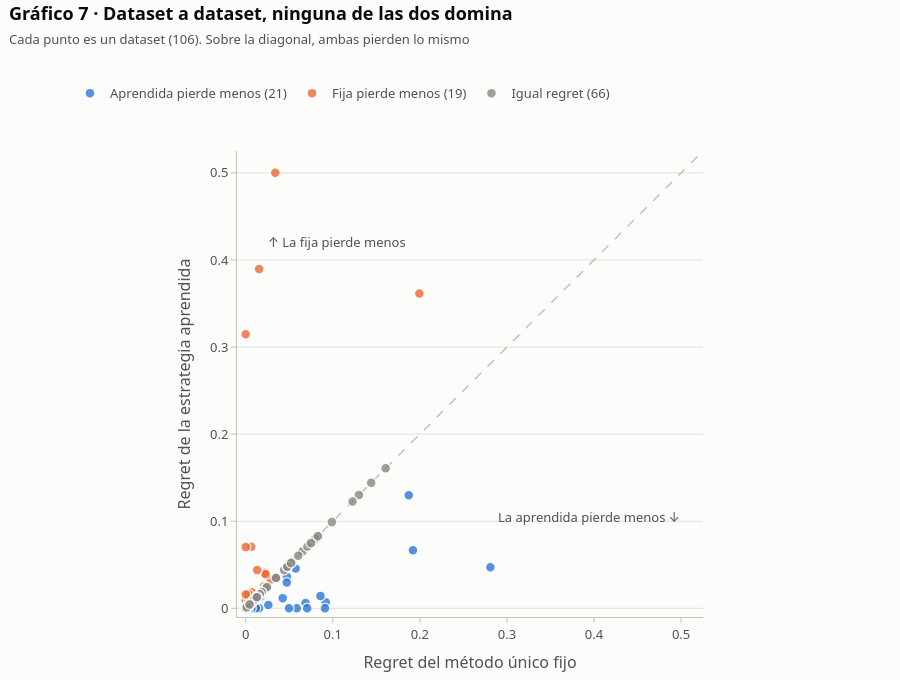

Source (notebook cell):
### Markdown cell above
**Gráfico 7 — ¿Ganan en los mismos datasets?** Compara, dataset a dataset, lo que pierden la
aprendida y la fija. Los puntos sobre la diagonal son empates; por debajo gana la aprendida,
por encima la fija. Un empate en la media podría esconder que cada una gana en datasets
distintos: este gráfico lo muestra.

### Code cell
ancho = OUT0.pivot(index="dataset", columns="estrategia", values="regret")
ancho = ancho.join(OUT0.drop_duplicates("dataset").set_index("dataset")[["discriminating"]])
a, b = ancho["Aprendida (Layer 2)"], ancho["Método único fijo"]
ancho["resultado"] = np.select([np.isclose(a, b), a < b, a > b],
                               ["Igual regret", "Aprendida pierde menos", "Fija pierde menos"],
                               default="Igual regret")
conteo = ancho.resultado.value_counts()
colores = {"Aprendida pierde menos": AZUL, "Fija pierde menos": NARANJA,
           "Igual regret": TINTA_3}
tope = float(max(a.max(), b.max())) * 1.05

fig = go.Figure()
fig.add_scatter(x=[0, tope], y=[0, tope], mode="lines", showlegend=False, hoverinfo="skip",
                line=dict(color=EJE, width=1.5, dash="dash"))
for resultado, color in colores.items():
    sub = ancho[ancho.resultado == resultado]
    fig.add_scatter(
        x=sub["Método único fijo"], y=sub["Aprendida (Layer 2)"], mode="markers",
        name=f"{resultado} ({conteo.get(resultado, 0)})",
        marker=dict(color=color, size=10, opacity=0.8, line=dict(width=1.5, color=FONDO)),
        customdata=sub.index,
        hovertemplate="<b>%{customdata}</b><br>Fija: %{x:.3f}<br>Aprendida: %{y:.3f}<extra></extra>")
fig.add_annotation(x=tope * 0.75, y=tope * 0.2, text="La aprendida pierde menos ↓",
                   showarrow=False, font=dict(color=TINTA_2))
fig.add_annotation(x=tope * 0.2, y=tope * 0.8, text="↑ La fija pierde menos",
                   showarrow=False, font=dict(color=TINTA_2))
fig.update_xaxes(title="Regret del método único fijo", range=[-0.01, tope], showgrid=True,
                 gridcolor=REJILLA, constrain="domain")
fig.update_yaxes(title="Regret de la estrategia aprendida", range=[-0.01, tope],
                 scaleanchor="x", scaleratio=1, constrain="domain")
estilo(fig, "Gráfico 7 · Dataset a dataset, ninguna de las dos domina",
       f"Cada punto es un dataset ({len(ancho)}). Sobre la diagonal, ambas pierden lo mismo",
       alto=680).show()

### Figure 1 — Plotly figure (JSON) as saved in the notebook; plotly's stock layout.template omitted (floating-point values rounded to 4 significant figures)
{"data": [{"hoverinfo": "skip", "line": {"color": "#c3c2b7", "dash": "dash", "width": 1.5}, "mode": "lines", "showlegend": false, "type": "scatter", "x": [0, 0.5252], "y": [0, 0.5252]}, {"customdata": ["appendicitis", "bank-marketing", "blood-transfusion-service-center", "breast_cancer", "car", "churn", "climate-model-simulation-crashes", "concrete_compressive_strength", "connect-4", "credit-g", "fifa", "jungle_chess_2pcs_raw_endgame_complete", "kin8nm", "kings_county", "miami_housing", "nomao", "qsar-biodeg", "schizo", "space_ga", "wave_energy", "wilt"], "hovertemplate": "<b>%{customdata}</b><br>Fija: %{x:.3f}<br>Aprendida: %{y:.3f}<extra></extra>", "marker": {"color": "#2a78d6", "line": {"color": "#fcfcfb", "width": 1.5}, "opacity": 0.8, "size": 10}, "mode": "markers", "name": "Aprendida pierde menos (21)", "type": "scatter", "x": [0.05735, 0.04252, 0.05863, 0.04733, 0.09193, 0.01683, 0.281, 0.01449, 0.09104, 0.04714, 0.0153, 0.06869, 0.1872, 0.01164, 0.006497, 0.003233, 0.02596, 0.08585, 0.04972, 0.192, 0.07057], "y": [0.04559, 0.01167, 0.0, 0.03613, 0.007051, 0.01355, 0.04708, 0.0, 0.0, 0.02952, 0.0, 0.006208, 0.1299, 0.0, 0.0, 0.0, 0.00369, 0.01425, 0.0, 0.06664, 0.0]}, {"customdata": ["QSAR_fish_toxicity", "airfoil_self_noise", "auction_verification", "brazilian_houses", "cmc", "diamonds", "ecoli", "energy_efficiency", "jm1", "lymphography", "mux6", "naval_propulsion_plant", "new_thyroid", "sarcos", "splice", "student_performance_por", "superconductivity", "wall-robot-navigation", "white_wine"], "hovertemplate": "<b>%{customdata}</b><br>Fija: %{x:.3f}<br>Aprendida: %{y:.3f}<extra></extra>", "marker": {"color": "#eb6834", "line": {"color": "#fcfcfb", "width": 1.5}, "opacity": 0.8, "size": 10}, "mode": "markers", "name": "Fija pierde menos (19)", "type": "scatter", "x": [0.006935, 0.0, 0.0, 0.03392, 0.02881, 0.0009999, 0.02069, 0.0, 0.02185, 0.1994, 0.01538, 0.003582, 0.02286, 0.0125, 0.003173, 0.0132, 0.0, 0.006355, 0.0], "y": [0.01834, 0.0096, 0.3148, 0.5001, 0.03308, 0.002022, 0.025, 0.0004261, 0.04075, 0.3615, 0.3897, 0.008487, 0.03905, 0.01307, 0.01627, 0.04384, 0.01576, 0.07076, 0.07025]}, {"customdata": ["210_cloud", "230_machine_cpu", "519_vinnie", "527_analcatdata_election2000", "542_pollution", "557_analcatdata_apnea1", "561_cpu", "591_fri_c1_100_10", "602_fri_c3_250_10", "611_fri_c3_100_5", "613_fri_c3_250_5", "634_fri_c2_100_10", "657_fri_c2_250_10", "678_visualizing_environmental", "690_visualizing_galaxy", "706_sleuth_case1202", "712_chscase_geyser1", "Moneyball", "PhishingWebsites", "abalone", "adult", "analcatdata_aids", "banknote-authentication", "biomed", "breast-w", "calendarDOW", "california_housing", "cars", "collins", "congressional_voting_records", "cps88wages", "cpu_activity", "credit-approval", "cylinder-bands", "dresses-sales", "electricity", "first_principles_supernovae_zg", "forest_fires", "fps_benchmark", "geographical_origin_of_music", "grid_stability", "hayes_roth", "health_insurance", "labor", "letter", "mfeat-factors", "nikuradse_1", "nikuradse_2", "numerai28.6", "optdigits", "pendigits", "penguins", "physiochemical_protein", "postoperative_patient_data", "prnn_crabs", "pumadyn32nh", "red_wine", "saheart", "satimage", "segment", "socmob", "solar_flare", "tae", "vehicle", "video_transcoding", "wine_recognition"], "hovertemplate": "<b>%{customdata}</b><br>Fija: %{x:.3f}<br>Aprendida: %{y:.3f}<extra></extra>", "marker": {"color": "#898781", "line": {"color": "#fcfcfb", "width": 1.5}, "opacity": 0.8, "size": 10}, "mode": "markers", "name": "Igual regret (66)", "type": "scatter", "x": [0.08275, 0.0, 0.05341, 0.08039, 0.1607, 0.0, 0.06514, 0.0, 0.0, 0.1441, 0.07907, 0.0, 0.07393, 0.07092, 0.001052, 0.04404, 0.04802, 0.01821, 0.0006525, 0.03511, 0.02213, 0.08, 0.00557, 0.01704, 0.0, 0.02308, 0.006288, 0.009121, 0.02451, 0.009745, 0.13, 0.002388, 0.0, 0.0, 0.0, 0.0, 0.0, 0.01851, 0.06028, 0.0, 0.04766, 0.0, 0.08285, 0.01607, 0.00298, 0.011, 0.0, 0.01257, 0.008861, 0.003026, 0.00237, 0.002128, 0.0, 0.03474, 0.075, 0.001171, 0.0, 0.05202, 0.009653, 0.004762, 0.01329, 0.1227, 0.001347, 0.09897, 0.01275, 0.004444], "y": [0.08275, 0.0, 0.05341, 0.08039, 0.1607, 0.0, 0.06514, 0.0, 0.0, 0.1441, 0.07907, 0.0, 0.07393, 0.07092, 0.001052, 0.04404, 0.04802, 0.01821, 0.0006525, 0.03511, 0.02213, 0.08, 0.00557, 0.01704, 0.0, 0.02308, 0.006288, 0.009121, 0.02451, 0.009745, 0.13, 0.002388, 0.0, 0.0, 0.0, 0.0, 0.0, 0.01851, 0.06028, 0.0, 0.04766, 0.0, 0.08285, 0.01607, 0.00298, 0.011, 0.0, 0.01257, 0.008861, 0.003026, 0.00237, 0.002128, 0.0, 0.03474, 0.075, 0.001171, 0.0, 0.05202, 0.009653, 0.004762, 0.01329, 0.1227, 0.001347, 0.09897, 0.01275, 0.004444]}], "layout": {"annotations": [{"font": {"color": "#52514e"}, "showarrow": false, "text": "La aprendida pierde menos ↓", "x": 0.3939, "y": 0.105}, {"font": {"color": "#52514e"}, "showarrow": false, "text": "↑ La fija pierde menos", "x": 0.105, "y": 0.4201}], "font": {"color": "#0b0b0b", "family": "system-ui, -apple-system, 'Segoe UI', sans-serif", "size": 13}, "height": 680, "hoverlabel": {"bgcolor": "white", "font": {"family": "system-ui, -apple-system, 'Segoe UI', sans-serif", "size": 13}}, "legend": {"font": {"color": "#52514e"}, "orientation": "h", "title": {}, "x": 0, "y": 1.089, "yanchor": "bottom"}, "margin": {"b": 60, "l": 70, "r": 30, "t": 150}, "paper_bgcolor": "#fcfcfb", "plot_bgcolor": "#fcfcfb", "title": {"text": "<b>Gráfico 7 · Dataset a dataset, ninguna de las dos domina</b><br><span style='font-size:13px;color:#52514e'>Cada punto es un dataset (106). Sobre la diagonal, ambas pierden lo mismo</span>", "x": 0.01, "xanchor": "left", "y": 0.97, "yanchor": "top"}, "xaxis": {"constrain": "domain", "gridcolor": "#e1e0d9", "linecolor": "#c3c2b7", "range": [-0.01, 0.5252], "showgrid": false, "tickcolor": "#c3c2b7", "tickfont": {"color": "#52514e"}, "title": {"font": {"color": "#52514e"}, "text": "Regret del método único fijo"}}, "yaxis": {"constrain": "domain", "gridcolor": "#e1e0d9", "linecolor": "#c3c2b7", "range": [-0.01, 0.5252], "scaleanchor": "x", "scaleratio": 1, "showgrid": true, "tickcolor": "#c3c2b7", "tickfont": {"color": "#52514e"}, "title": {"font": {"color": "#52514e"}, "text": "Regret de la estrategia aprendida"}}}}
